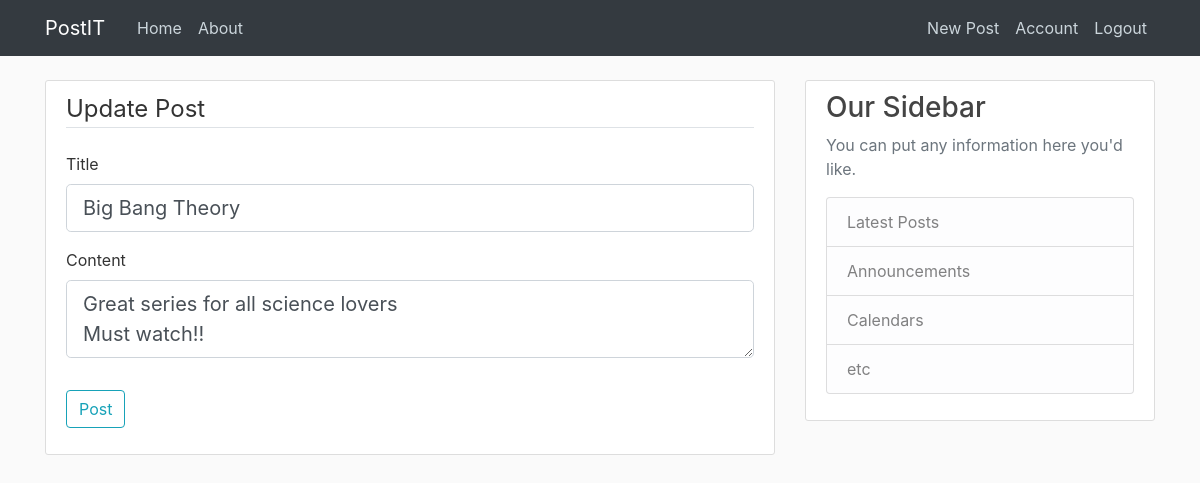
The app's page /post/2/update (signed in) with its own data.
### flaskblog/models.py (models this page shows, shortened)
class Post(db.Model):
    id = db.Column(db.Integer, primary_key=True)
    title = db.Column(db.String(100), nullable=False)
    date_posted = db.Column(db.DateTime, nullable=False, default=datetime.utcnow)
    content = db.Column(db.Text, nullable=False)
    user_id = db.Column(db.Integer, db.ForeignKey('user.id'), nullable=False)

### flaskblog/posts/routes.py (the view)
@posts.route("/post/<int:post_id>/update", methods=['GET', 'POST'])
@login_required
def update_post(post_id):
    post = Post.query.get_or_404(post_id)
    if post.author != current_user:
        abort(403)
    form = PostForm()
    if form.validate_on_submit():
        post.title = form.title.data
        post.content = form.content.data
        db.session.commit()
        flash('Your post has been updated!', 'success')
        return redirect(url_for('posts.post', post_id=post.id))
    elif request.method == 'GET':
        form.title.data = post.title
        form.content.data = post.content
    return render_template('create_post.html', title='Update Post',
                           form=form, legend='Update Post')

### flaskblog/posts/forms.py
class PostForm(FlaskForm):
    title = StringField('Title', validators=[DataRequired()])
    content = TextAreaField('Content', validators=[DataRequired()])
    submit = SubmitField('Post')

### flaskblog/models.py (called while the page is built)
@login_manager.user_loader
def load_user(user_id):
    return User.query.get(int(user_id))

### flaskblog/templates/create_post.html (shortened to what this page needs)
{% extends "layout.html" %}
{% block content %}
<div class="content-section">
    <form method="POST" action="">
        <fieldset class="form-group">
            <legend class="border-bottom mb-4">{{ legend }}</legend>
            <div class="form-group">
                {{ form.title.label(class="form-control-label") }}
                {% if form.title.errors %}
                    {{ form.title(class="form-control form-control-lg is-invalid") }}
                    <div class="invalid-feedback">
                        {% for error in form.title.errors %}
                            <span>{{ error }}</span>
                        {% endfor %}
                    </div>
                {% else %}
                    {{ form.title(class="form-control form-control-lg") }}
                {% endif %}
            </div>
            <div class="form-group">
                {{ form.content.label(class="form-control-label") }}
                {% if form.content.errors %}
                    {{ form.content(class="form-control form-control-lg is-invalid") }}
                    <div class="invalid-feedback">
                        {% for error in form.content.errors %}
                            <span>{{ error }}</span>
                        {% endfor %}
                    </div>
                {% else %}
                    {{ form.content(class="form-control form-control-lg") }}
                {% endif %}
            </div>
        </fieldset>
        <div class="form-group">
            {{ form.submit(class="btn btn-outline-info") }}
        </div>
    </form>
</div>
{% endblock content %}

### flaskblog/static/main.css (style rules this page uses)
body { background: #fafafa; color: #333333; margin-top: 5rem; }
.content-section { background: #ffffff; padding: 10px 20px; border: 1px solid #dddddd; border-radius: 3px; margin-bottom: 20px; }

### records on screen
Post: title "Big Bang Theory", content "Great series for all science lovers Must watch!!"

### other values on screen
{{ legend }} "Update Post"
